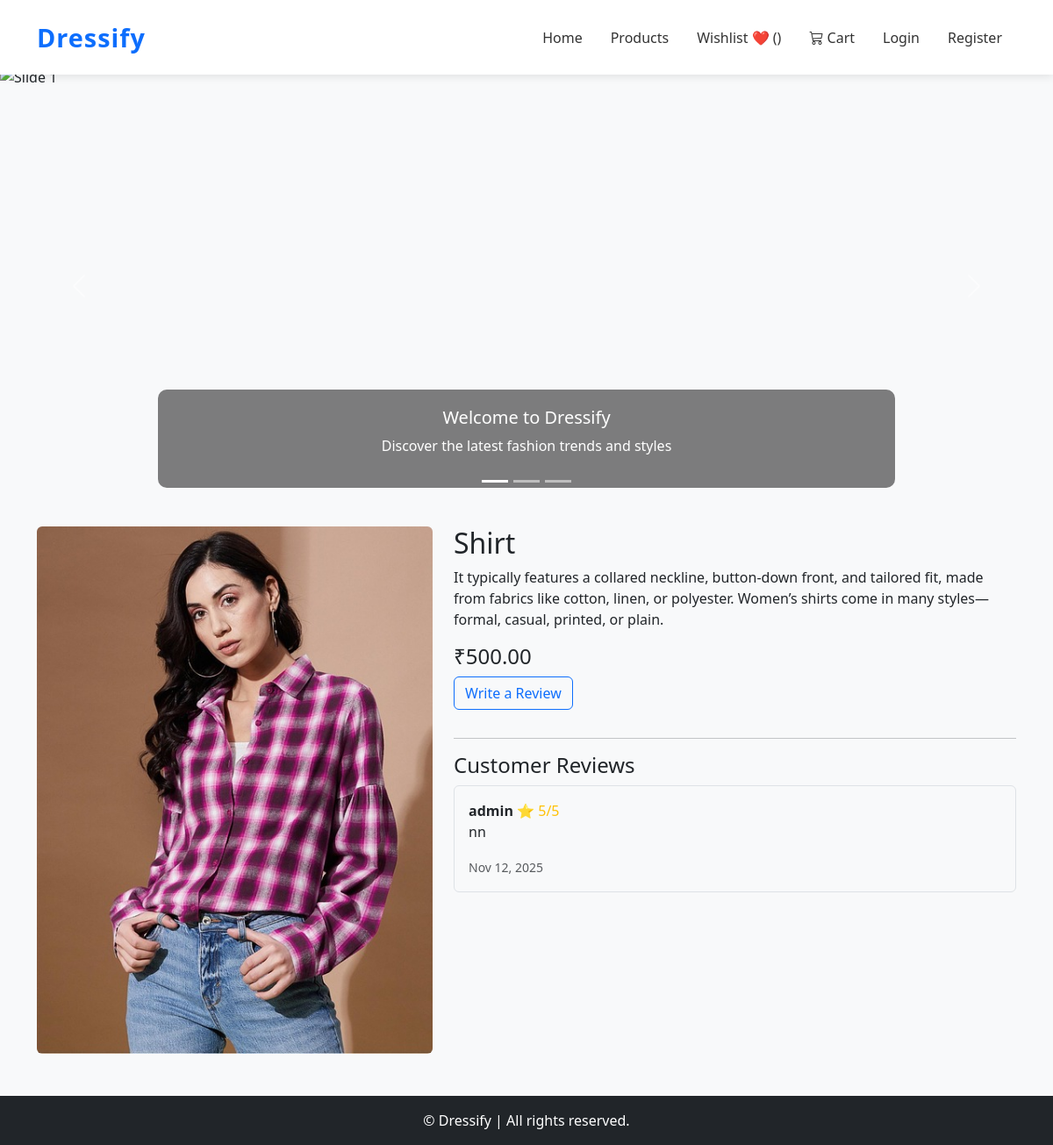
Page /reviews/product/4/ on the committed database.
### products/models.py (models this page shows, shortened)
class Product(models.Model):
    category = models.ForeignKey(Category, on_delete=models.CASCADE, related_name='products')
    name = models.CharField(max_length=200)
    slug = models.SlugField(max_length=220, unique=True, blank=True)
    sku = models.CharField(max_length=50, unique=True, help_text="Stock Keeping Unit (Unique Product ID)")
    description = models.TextField()
    price = models.DecimalField(max_digits=10, decimal_places=2)
    discount_price = models.DecimalField(max_digits=10, decimal_places=2, blank=True, null=True)
    stock = models.PositiveIntegerField(default=0)
    available = models.BooleanField(default=True)
    brand = models.CharField(max_length=100, blank=True, null=True)
    image = models.ImageField(upload_to='product_images/', blank=True, null=True)
    tags = models.CharField(max_length=255, blank=True, help_text="Comma-separated tags for search")
    rating = models.DecimalField(max_digits=3, decimal_places=2, default=0.0)
    created_at = models.DateTimeField(auto_now_add=True)
    updated_at = models.DateTimeField(auto_now=True)
    class Meta:
        ordering = ['-created_at']
        indexes = [
            models.Index(fields=['id', 'slug']),
            models.Index(fields=['name']),
        ]

### reviews/models.py (models this page shows, shortened)
class Review(models.Model):
    product = models.ForeignKey(Product, on_delete=models.CASCADE, related_name='reviews')
    user = models.ForeignKey(User, on_delete=models.CASCADE, related_name='user_reviews')
    rating = models.PositiveIntegerField(choices=[(i, str(i)) for i in range(1, 6)], default=5)
    title = models.CharField(max_length=100)
    comment = models.TextField()
    created_at = models.DateTimeField(auto_now_add=True)
    class Meta:
        ordering = ['-created_at']

### reviews/views.py (the view)
# urls.py: path('product/<int:product_id>/', views.product_reviews, name='product_reviews'),
def product_reviews(request, product_id):
    product = get_object_or_404(Product, id=product_id)
    reviews = product.reviews.all().order_by('-created_at')
    return render(request, 'products/product_detail.html', {
        'product': product,
        'reviews': reviews
    })

### products/templates/products/product_detail.html
{% extends 'base.html' %}
{% block content %}
<div class="container mt-4">
  <div class="row">
    <div class="col-md-5">
      {% if product.image %}
      <img src="{{ product.image.url }}" class="img-fluid rounded" alt="{{ product.name }}">
      {% endif %}
    </div>
    <div class="col-md-7">
      <h2>{{ product.name }}</h2>
      <p>{{ product.description }}</p>
      <h4>₹{{ product.price }}</h4>
      <a href="/reviews/add/{{ product.id }}/" class="btn btn-outline-primary mb-3">Write a Review</a>
      <hr>
      <h4>Customer Reviews</h4>
      {% if reviews %}
      {% for review in reviews %}
      <div class="border p-3 rounded mb-3">
        <strong>{{ review.user.username }}</strong>
        <span class="text-warning">⭐ {{ review.rating }}/5</span><br>
        <p>{{ review.comment }}</p>
        <small class="text-muted">{{ review.created_at|date:"M d, Y" }}</small>
      </div>
      {% endfor %}
      {% else %}
      <p class="text-muted">No reviews yet. Be the first to review this product!</p>
      {% endif %}
    </div>
  </div>
</div>
{% endblock %}

### Accounts/templates/base.html (style rules this page uses)
body { background-color: #f8f9fa; padding-top: 76px; }

### rows in the picture
Product: image (picture), name "Shirt", description "It typically features a collared neckline, button-down front, and tailored fit, made from fabrics like cotton, linen, or polyester. Women’s shirts come in many styles—formal, casual, printed, or plain.", price "500.00"
Review: user.username "admin", rating "5", comment "nn", created_at "Nov 12, 2025"
